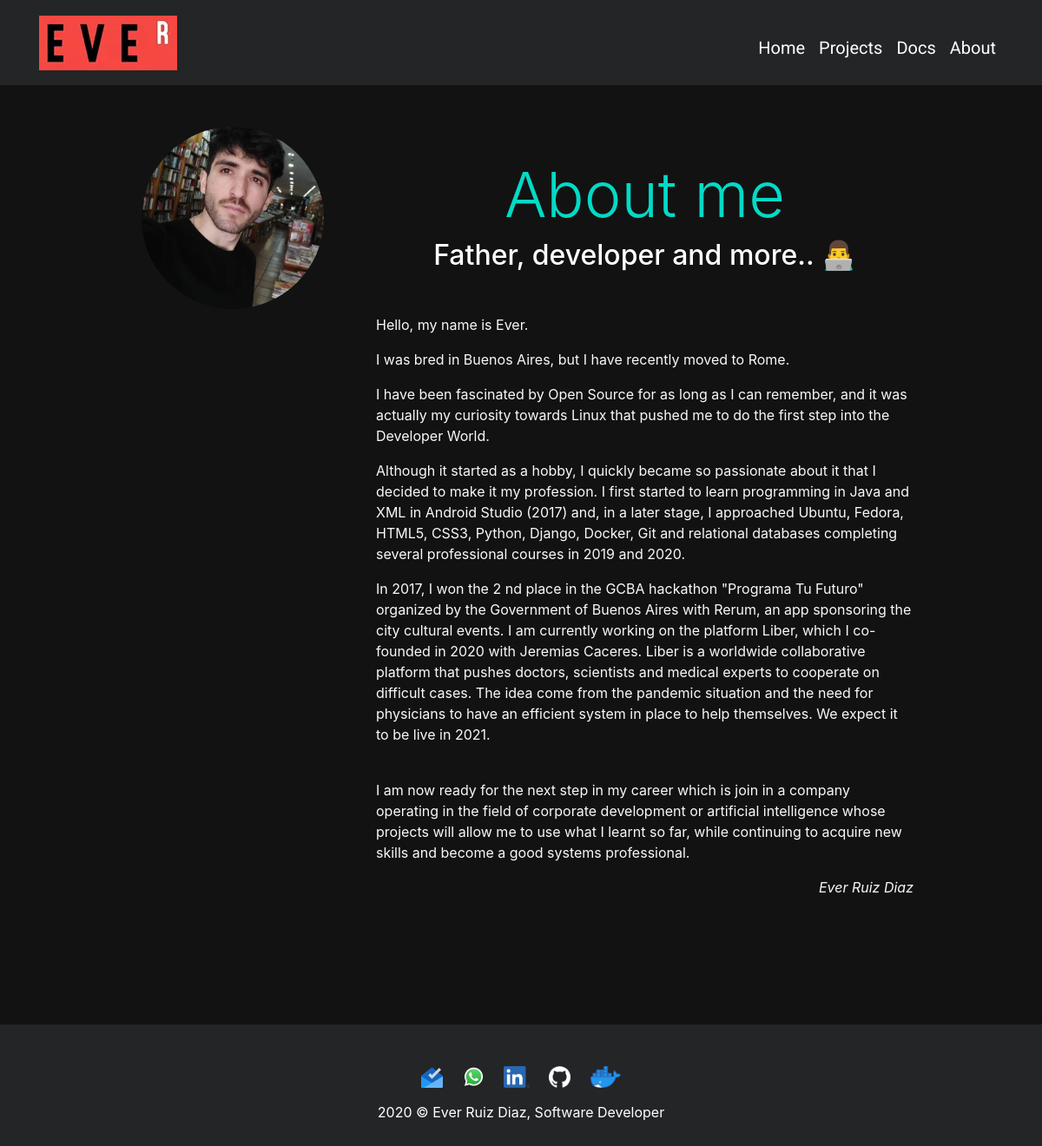
The page /about/ on the database its author committed.
### apps/about/models.py (models this page shows, shortened)
class About(models.Model):
    image = models.ImageField(upload_to="about", verbose_name="Imagen", null=True, blank=True)
    title = models.CharField(max_length=200, verbose_name="Nombre")
    content = RichTextField(verbose_name="Descripcion")
    created = models.DateTimeField(auto_now_add=True, verbose_name='Fecha de creación')
    updated = models.DateTimeField(auto_now=True, verbose_name='Fecha de actualización')
    class Meta:
        verbose_name = "Descripcion"
        verbose_name_plural = "Descripciones"
        ordering = ['created']

### apps/about/views.py (the view)
# urls.py: path('', views.about, name="about"),
def about(request):
    about = About.objects.all()
    return render(request, 'about/about.html', {'about':about})

### apps/about/templates/about/about.html (shortened to what this page needs)
{% extends 'core/base.html' %}
{% load static %}
{% block content %}
    {% for i in about %}
        <div class="container">
            <div class="row my-5">
                <div class="col-lg-3 col-md-4 offset-lg-1">
                    <img style="max-width: 210px; display: block; margin: auto;" class="img-fluid avatar rounded-circle mx-auto" src="{{i.image.url}}" alt="" title="Avatar">
                </div>
                <div class="col-lg-7 col-md-8 text-light">
                    <h1 class="supertitle display-3 text-center">{{i.title}}</h1>
                    <h2 id="subheader" class="text-left mb-5 text-center">Father, developer and more.. 👨‍💻</h2>
                    <div class="mx-2">
                        <p id="superp" class="text-center">{{i.content|safe}}</p>
                    </div>
                </div>
            </div>
        </div>
    {% endfor %}
{% endblock %}

### apps/core/static/core/css/styles.css (style rules this page uses)
html { min-height: 100%; position: relative; }
body { background-color: #121212; margin: 0; margin-bottom: 150px; }
.display-3 { text-align: center; color: #03DAC6; }
#subheader { text-align: center; color: white; }
p { size: 16px; }
.supertitle { margin-top: 35px; }

### apps/core/static/core/css/media.css (style rules this page uses)
.supertitle { font-size: xx-large; }
#subheader { font-size: x-large; }
#superp { margin-left: 6%; margin-right: 6%; }

### rows shown on the page
About: image (placeholder picture), title "About me", content "Hello, my name is Ever. I was bred in Buenos Aires, but I have recently moved to Rome. I have been fascinated by Open Source for as long as I can remember, and it was actually my curiosity towards Linux that pushed me to do the first step into the Developer World. Although it started as a hobby, I quickly became so passionate about it that I decided to make it my profession. I first started to learn programming in Java and XML in Android Studio (2017) and, in a later stage, I approached Ubuntu, Fedora, HTML5, CSS3, Python, Django, Docker, Git and relational databases completing several professional courses in 2019 and 2020. In 2017, I won the 2 nd place in the GCBA hackathon \"Programa Tu…"
